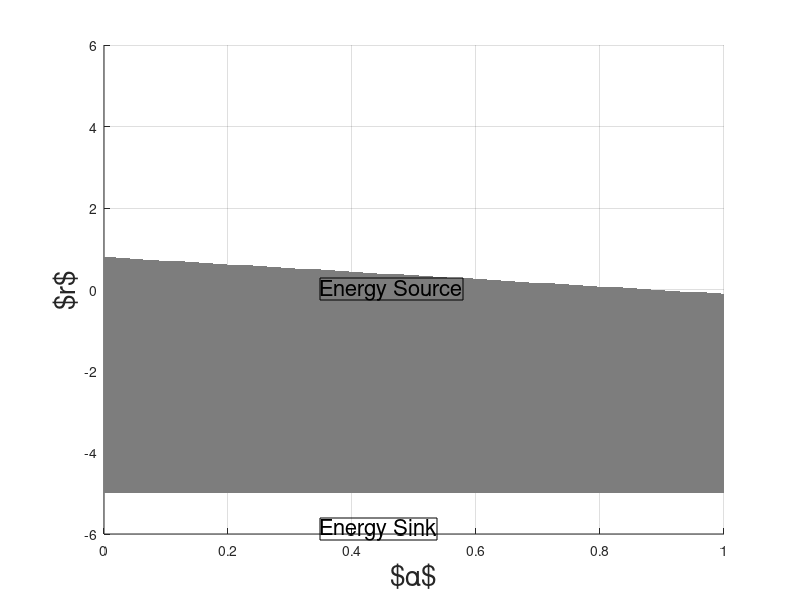

This chart was generated by the following MATLAB code: (Note: this script raises an error after producing the figure.)
% Change in energy due to nek filtering

clear
clc
close all

lafs=20;


alphas=1.0;
N=10;
Un = 1;
Un_2 = 1;

En = 1/(2*N+1);
En_2 = 1/(2*(N-2)+1);

%Un_range = linspace(-100,100,25);
%Un_2_range = linspace(-100,100,25);
%
%[Un Un_2] = meshgrid(Un_range,Un_2_range);
%
%%dE = (Un_2.^2 - (Un_2 - alpha*Un).^2).*En_2 + (Un.^2 - ((1-alpha).*Un).^2).*En;

%surf(Un,Un_2,dE,'EdgeColor', 'none', 'FaceColor', 'interp')
%xlabel('U_{N}')
%ylabel('U_{N-2}')

ratio = linspace(-5,5,500);         % ratio (Un-2/Un)
alphas = linspace(1e-6,1.00,500);

[a r] = meshgrid(alphas,ratio);

dE_sign = ((r.^2 - (r+a).^2).*En_2 + (1 - (1-a).^2).*En);
dE_sign2 = sign(dE_sign);

s = surf(a,r,dE_sign2,'EdgeColor', 'none', 'FaceColor', 'interp');
cmap = flipud(colormap('gray'));
colormap(cmap)
caxis([-1 3])
%colorbar
hold on
%alpha(s,0.5)
%contour(a,r,dE_sign, [0 0], 'LineColor', 'k', 'LineWidth', 2)
view(2)
%line([0 max(alpha)], [0 0], [10 10], 'LineStyle', '--', 'LineWidth', 1.5)
%ylabel('$\hat{U}_{N-2}/\hat{U}_{N}$', 'Interpreter', 'Latex')
ylabel('$r$', 'FontSize', lafs)
xlabel('$\alpha$', 'FontSize', lafs)

dim = [0.4 0.5 0.20 0.3];
str = 'Energy Source';
an1 = annotation('textbox',dim,'String',str,'FitBoxToText','on');
set(an1,'FontSize',16)
% set(an1, 'EdgeColor', [1 1 1])
set(an1,'Margin', 10)

dim = [0.4 0.10 0.20 0.3];
str = 'Energy Sink';
an2 = annotation('textbox',dim,'String',str,'FitBoxToText','on');
set(an2,'FontSize',16)
set(an2,'Margin', 10)
% set(an2, 'LineWidth', 0)


SaveFig(gcf, 'filter_delta_energy.eps', 'plots/', 1)


